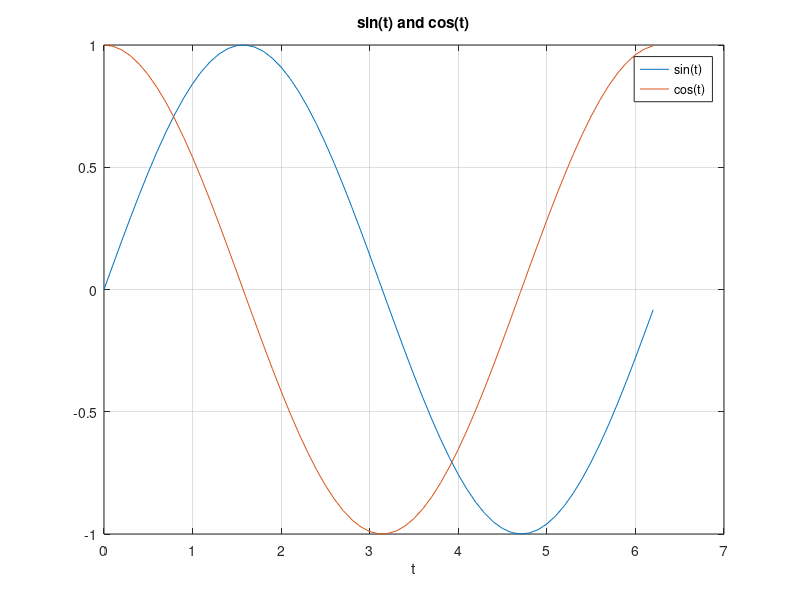

This chart was generated by the following MATLAB code:

t = [1:20];
y = sin(t);
%plot(t,y);
%grid on;


%A = [1 2 3 4; 5 6 7 8];
%save TestData A
%dir
%save -ascii TestData2.dat A

% transpose = A'
%b = [1 2 3]';
%c = [1 2 3];
%b * c
%'text'

a = [1 2 3];
b = [4 5 6];
%a * b'
%a.* b

%x = [0:0.1:0.5]
%y = 3*(1-x).^2.*exp(-x.^2)

%t = [0:0.1:5];
%y = exp(-2*t) + exp(-1/3*sqrt(t));
%plot(t,y);
%grid on;

%a = [1 2 3 4];
%a(2:3)
%a(2:3) = [20 30];
%a

%a = ones(2,3)
%a = zeros(2,3)
%a = eye(2)
%a = diag([1 2 3])

%a = [1 2 ; 3 4];
%det(a)
%inv(a)
%eig(a)

%a = [1 2 3; 4 5 6; 7 8 9]
%a(1:2, 2:3)
%a(6)

%a = [1 2 ; 3 4];
%a^2
%a.^2

%a = [5 -3 -3; 3 3 -2; 2 -1 2];
%b = [-1; -10; 8];
%x = inv(a) * b
%x = a \ b
%a * x

%disp('ok')

%a = 123;
%disp(['a=' num2str(a)])
%disp(['a=' num2str(a, '%04d')])

%t1=[0:0.1:2*pi];
%y1 = sin(t1);
%t2 = [0:0.6:2*pi];
%y2 = cos(t2);
%plot(t1,y1, t2,y2);
%grid on;

%t=[0:0.1:2*pi];
%y1 = sin(t);
%y2 = cos(t);
%subplot(2,1,1);
%plot(t,y1); grid on;
%title('sin(t)');
%subplot(2,1,2);
%plot(t,y2); grid on;
%title('cos(t)');

t=[0:0.1:2*pi];
y1 = sin(t);
y2 = cos(t);
plot(t,y1,t,y2); grid on;
xlabel('t');
title('sin(t) and cos(t)');
legend('sin(t)', 'cos(t)');

a = magic(4)
a(2,:)


